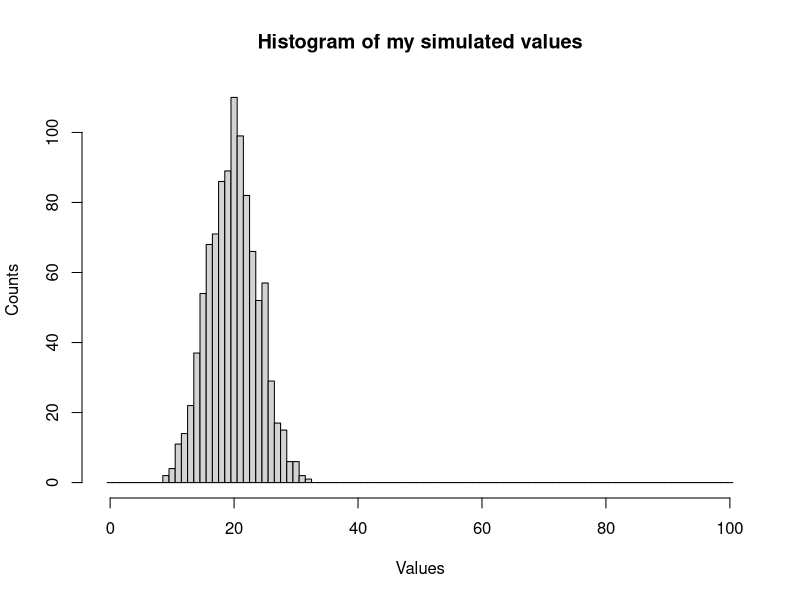
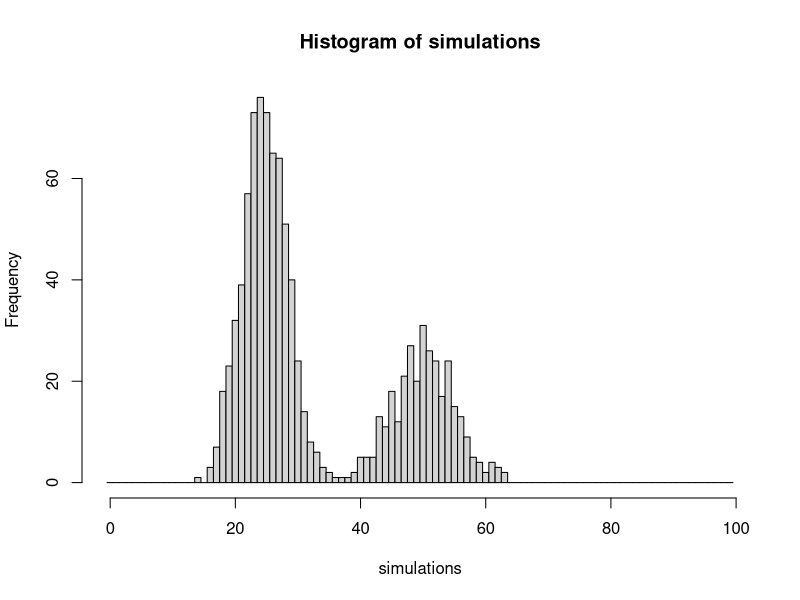

Here is the R script that generated these plots, in order:
# title: Quiz 3
# author: Amber Vasquez
# date: Sep 10, 2021


# Simulations
## Problem 1: Draw 100 simulated values from Bernoulli (p = 0.2). 
bernoulli = rbinom(100,size = 1, prob =0.2)
print(bernoulli)
## What is the proportion of "successes" in your simulated batch?
print(paste('sum=',sum(bernoulli)))
print(paste('Proportion of successes:',sum(bernoulli)/100))


## Problem 2. 
## Draw 1000 simulated values from Binomial(n=100, p=0.2). 
## Plot the histogram of your simulated values.
binomial = rbinom(1000,size = 100, prob = 0.2)
print(binomial)
hist(binomial,breaks = seq(-0.5,100.5,1),
     main="Histogram of my simulated values",
     xlab="Values",
     ylab="Counts")


## Problem 3. **(8 points)** 
# Consider the following two-step experiment. 
# First you draw a simulated value from a Bernoulli(p=1/3). 
# If the drawn value from the Bernoulli equals 0, then you draw a simulated value from Binomial(n=50,p=0.5). 
# On the other hand, if the drawn value from the Bernoulli equals $1$, then you draw a simulated value from 
# Binomial(100,0.5). 

# You should repeat the above two-step experiment $1000$ times and draw the histogram of the simulated values. 

nsim<-1000
simulations <-c()
for (i in 1:nsim){
  bernoulli = rbinom(1,size = 1, prob = 1/3)
  #print(bernoulli)
  if (bernoulli == 0 ) {
    binomial = rbinom(1,size = 50, prob = 0.5)
    #print(paste("binomial",binomial))
    }else{
    #if (bernoulli == 1){
    binomial = rbinom(1,size = 100, prob = 0.5)
    #print(paste("binomial",binomial))
    }
  simulations<-c(simulations,binomial)
  # print(simulations)
}

hist(simulations, breaks = seq(-0.5,100,1)) 


















